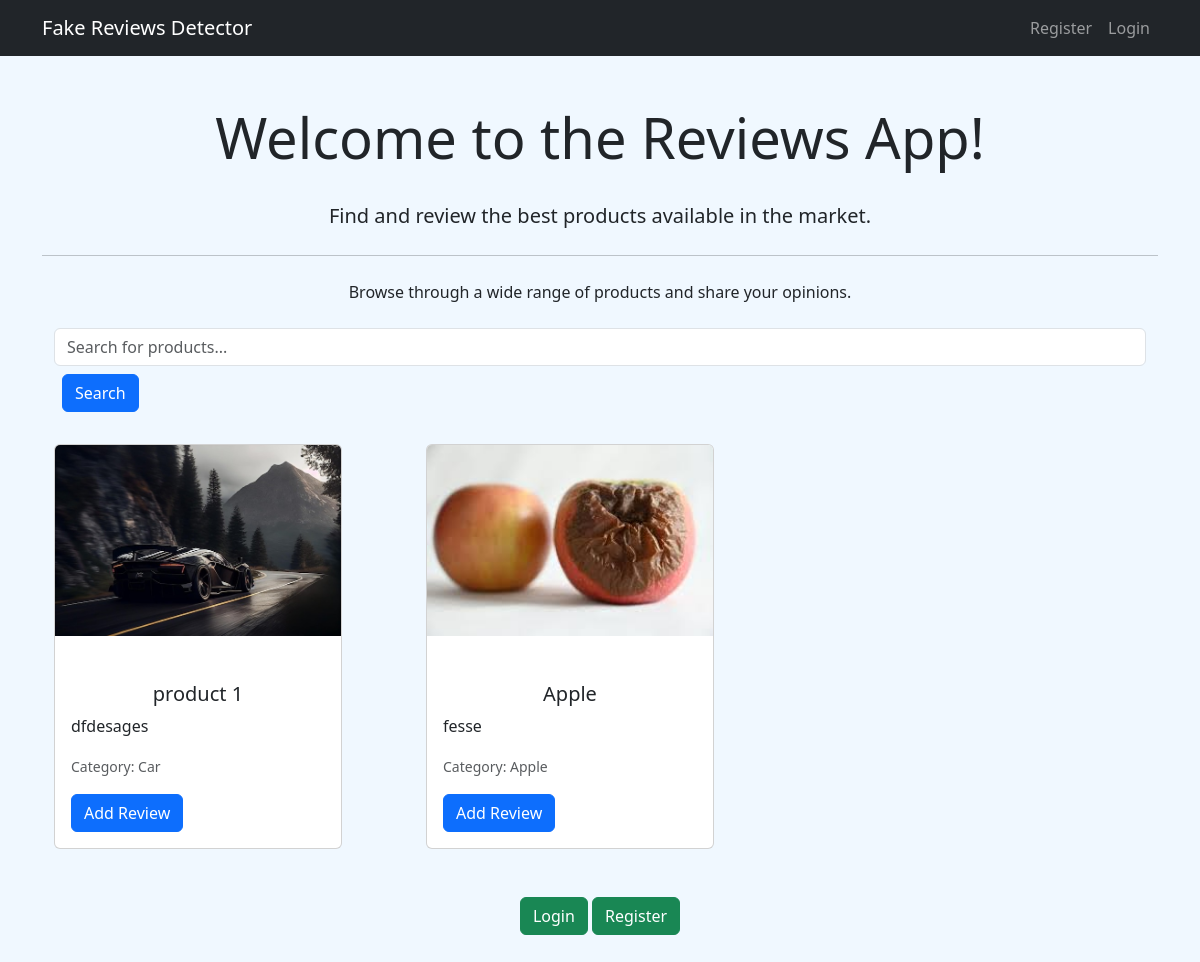
The page / on the database its author committed.
### reviews/models.py (models this page shows, shortened)
class Product(models.Model):
    product_id = models.AutoField(primary_key=True)  # Unique ID for each product
    image = models.ImageField(upload_to='product_images/', blank=True, null=True)  # Field to store product image
    product_name = models.CharField(max_length=255, null=False)  # Name of the product
    category = models.CharField(max_length=100, blank=True, null=True)  # Category of the product
    description = models.TextField(blank=True, null=True)  # Description of the product
    added_at = models.DateTimeField(auto_now_add=True)  # Timestamp when product was added

### reviews/views.py (the view)
# urls.py: path('', views.index, name='landing_page'),
def index(request):
    products = Product.objects.all()
    search_query = request.GET.get('search', '')  # Get search term from query parameters
    if search_query:
        products = products.filter(product_name__icontains=search_query)
    return render(request, 'index.html', {'products': products, 'search_query': search_query})

### templates/index.html (shortened to what this page needs)
{% extends 'base.html' %}
{% block content %}
<div class="jumbotron text-center mt-4 mb-4">
    <h1 class="display-4">Welcome to the Reviews App!</h1>
    <p class="lead">Find and review the best products available in the market.</p>
    <hr class="my-4">
    <p>Browse through a wide range of products and share your opinions.</p>
</div>
<div class="container mb-4">
    <form method="get" action="{% url 'landing_page' %}" class="form-inline justify-content-center">
        <input class="form-control mr-2" type="text" name="search" placeholder="Search for products..." value="{{ search_query }}">
        <button type="submit" class="btn btn-primary m-2">Search</button>
    </form>
</div>
<div class="container">
    <div class="row">
        {% for product in products %}
            <div class="col-md-4 mb-4">
                <div class="card" style="width: 18rem;">
                    {% if product.image %}
                        <img src="{{ product.image.url }}" class="card-img-top" alt="{{ product.product_name }}">
                    {% else %}
                        <img src="https://via.placeholder.com/150" class="card-img-top" alt="No Image">
                    {% endif %}
                    <div class="card-body">
                        <h5 class="card-title">{{ product.product_name }}</h5>
                        <p class="card-text">{{ product.description|truncatewords:20 }}</p>
                        <p class="card-text"><small class="text-muted">Category: {{ product.category }}</small></p>
                        <a href="{% url 'login' %}" class="btn btn-primary">Add Review</a>
                    </div>
                </div>
            </div>
        {% empty %}
            <div class="col-12">
                <p>No products found.</p>
            </div>
        {% endfor %}
    </div>
</div>
{% if not user.is_authenticated %}
    <div class="text-center mt-4">
        <a href="{% url 'login' %}" class="btn btn-success">Login</a>
        <a href="{% url 'register' %}" class="btn btn-success">Register</a>
    </div>
{% endif %}
{% endblock %}

### rows shown on the page
Product: image (picture), product_name "product 1", description "dfdesages", category "Car"
Product: image (picture), product_name "Apple", description "fesse", category "Apple"
